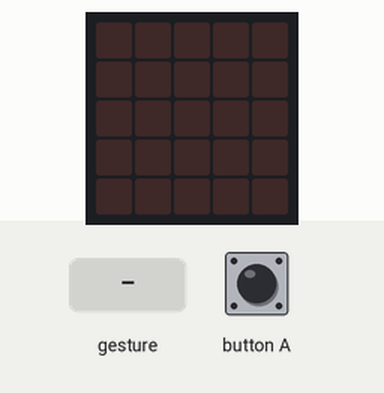
Simulated run of this program. Board: BBC micro:bit (MakeCode). Shown: the board's 5×5 LED display. Inputs (shaded band) come from the test bench. Random numbers come from a fixed seed; a tilt is held for 1.5 s and a shake lasts 1 s, then the board lies face up again.

Above: at 1.2 s.
1.3 s: button A pressed for 0.15 s
At 2.5 s:
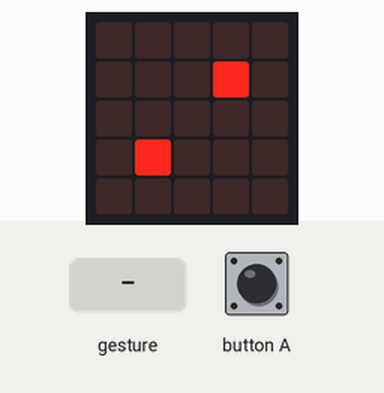
2.9 s: gesture 'shake'
At 4.3 s:
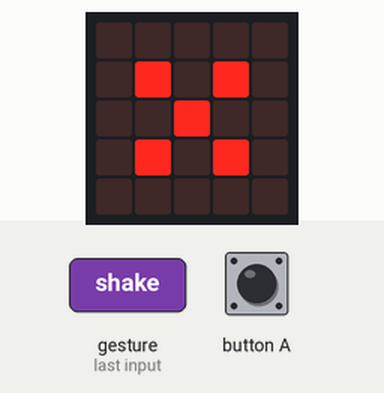
4.6 s: button A pressed for 0.15 s
At 5.1 s:
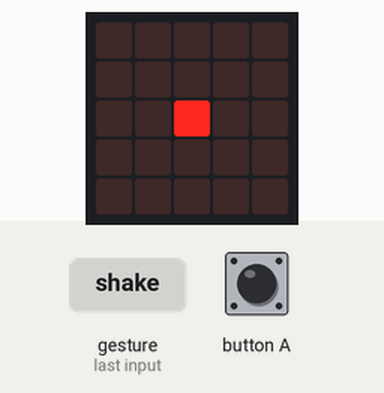
6.2 s: button A pressed for 0.15 s
At 7.5 s:
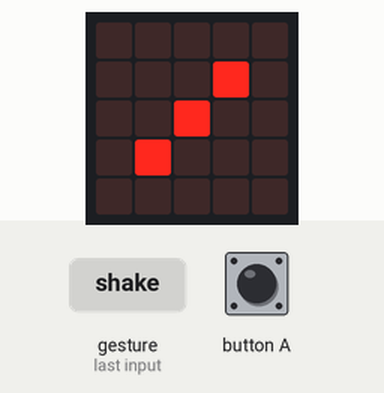
7.8 s: button A pressed 5 times (0.12 s each, 0.3 s apart)
At 10.0 s:
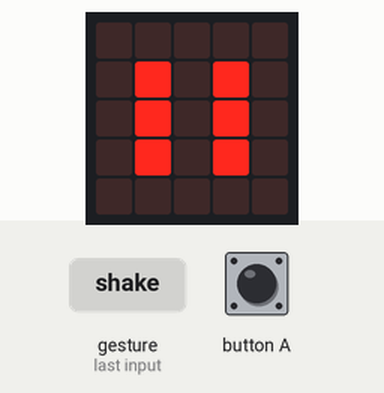
Timing chart, 0 to 11.5 s (numbered marks = the images above; inputs shaded):
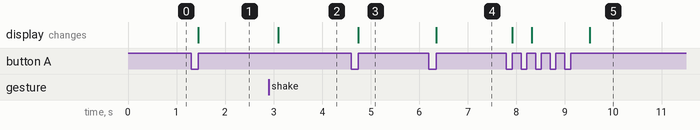

The program:

main.ts
```typescript
let 數字 = 0
input.onButtonPressed(Button.A, function () {
    數字 = randint(1, 6)
    if (數字 == 1) {
        basic.showLeds(`
            . . . . .
            . . . . .
            . . # . .
            . . . . .
            . . . . .
            `)
    } else if (數字 == 2) {
        basic.showLeds(`
            . . . . .
            . . . # .
            . . . . .
            . # . . .
            . . . . .
            `)
    } else if (數字 == 3) {
        basic.showLeds(`
            . . . . .
            . . . # .
            . . # . .
            . # . . .
            . . . . .
            `)
    } else if (數字 == 4) {
        basic.showLeds(`
            . . . . .
            . # . # .
            . . . . .
            . # . # .
            . . . . .
            `)
    } else if (數字 == 5) {
        basic.showLeds(`
            . . . . .
            . # . # .
            . . # . .
            . # . # .
            . . . . .
            `)
    } else if (數字 == 6) {
        basic.showLeds(`
            . . . . .
            . # . # .
            . # . # .
            . # . # .
            . . . . .
            `)
    }
})
input.onGesture(Gesture.Shake, function () {
    數字 = randint(1, 6)
    if (數字 == 1) {
        basic.showLeds(`
            . . . . .
            . . . . .
            . . # . .
            . . . . .
            . . . . .
            `)
    } else if (數字 == 2) {
        basic.showLeds(`
            . . . . .
            . . . # .
            . . . . .
            . # . . .
            . . . . .
            `)
    } else if (數字 == 3) {
        basic.showLeds(`
            . . . . .
            . . . # .
            . . # . .
            . # . . .
            . . . . .
            `)
    } else if (數字 == 4) {
        basic.showLeds(`
            . . . . .
            . # . # .
            . . . . .
            . # . # .
            . . . . .
            `)
    } else if (數字 == 5) {
        basic.showLeds(`
            . . . . .
            . # . # .
            . . # . .
            . # . # .
            . . . . .
            `)
    } else if (數字 == 6) {
        basic.showLeds(`
            . . . . .
            . # . # .
            . # . # .
            . # . # .
            . . . . .
            `)
    }
})
```

test.ts
```typescript
// 在這裡測試；當此封包作為擴充功能時，將不會編譯此內容。
```

Measured:
- after the input at 1.3 s, the display: changes after 0.15 s (image 1)
- after the input at 2.9 s, the display: changes after 0.20 s (image 2)
- after the input at 4.6 s, the display: changes after 0.15 s (image 3)
- after the input at 6.2 s, the display: changes after 0.15 s (image 4)
- after the input at 7.8 s, the display: first changes after 0.12 s (image 5 shows a later state)
